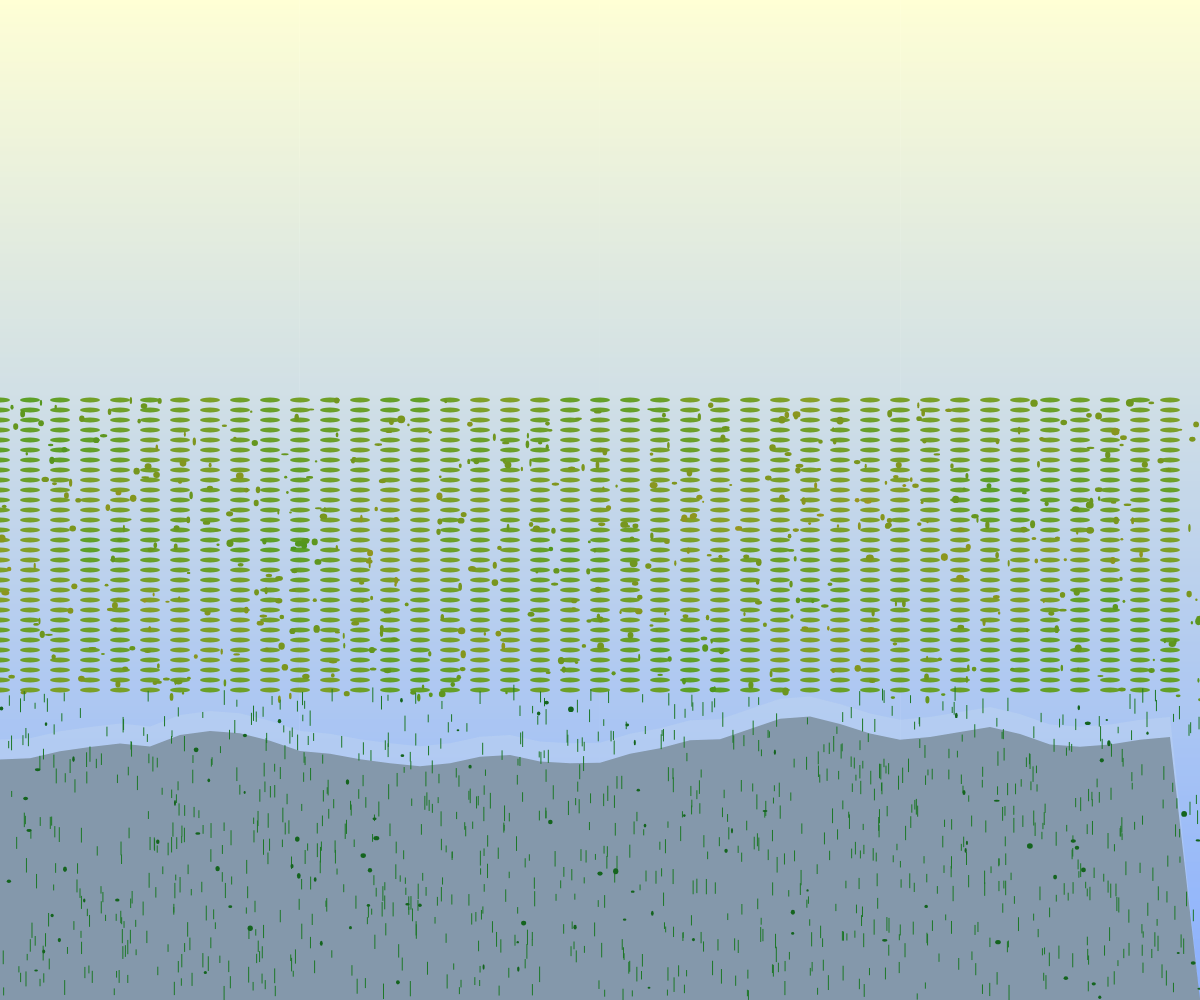
Frame 1 (no input)
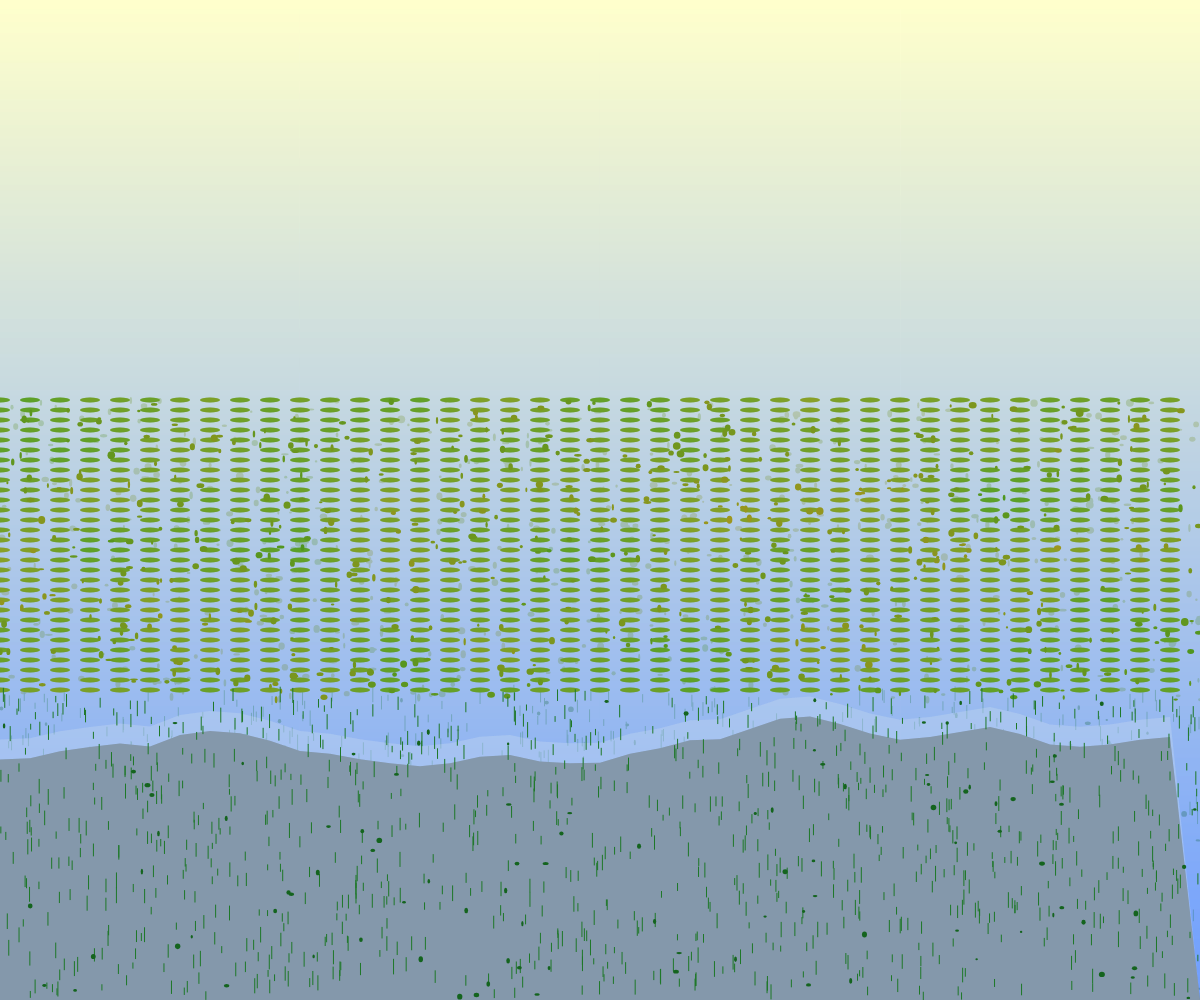
Frame 2 (the mouse pressed at the canvas centre, redrawn once)

The p5.js sketch that drew these frames (run headless with seeded random() and noise() and a simulated clock; the mouse was pressed at the canvas centre and the sketch redrawn once):

// p5.js sketch
// ── sketch.js
function setup() {
  createCanvas(windowWidth, windowHeight);
  noLoop();
}

function draw() {
  // Background gradient for sky
  for (let y = 0; y < height; y++) {
    let inter = map(y, 0, height, 0, 1);
    let c = lerpColor(color(255, 255, 200), color(100, 150, 255), inter);
    stroke(c);
    line(0, y, width, y);
  }

  // Distant mountains with atmospheric mist
  drawMountains();

  // Midground fields with texture
  drawFields();

  // Foreground grass details
  drawGrass();
}

function drawMountains() {
  // Draw a series of mountains with varying heights and colors
  fill(100, 120, 140);
  noStroke();
  beginShape();
  vertex(0, height);
  for (let x = 0; x < width; x += 30) {
    let h = map(noise(x * 0.005, 10), 0, 1, 200, 300);
    vertex(x, height - h);
  }
  vertex(width, height);
  endShape(CLOSE);

  // Mist layer
  fill(200, 220, 240, 80);
  beginShape();
  vertex(0, height);
  for (let x = 0; x < width; x += 30) {
    let h = map(noise(x * 0.005, 10), 0, 1, 220, 320);
    vertex(x, height - h);
  }
  vertex(width, height);
  endShape(CLOSE);
}

function drawFields() {
  // Create rolling fields with varying green hues
  for (let y = height * 0.4; y < height * 0.7; y += 10) {
    let yoff = y * 0.02;
    for (let x = 0; x < width; x += 30) {
      let n = noise(x * 0.01, yoff);
      let greenValue = map(n, 0, 1, 80, 150);
      fill(greenValue, 160, 40);
      noStroke();
      ellipse(x, y, 20, 5);
    }
  }

  // Add some color variation and texture
  for (let i = 0; i < 500; i++) {
    let x = random(width);
    let y = random(height * 0.4, height * 0.7);
    let n = noise(x * 0.01, y * 0.02);
    let greenValue = map(n, 0, 1, 60, 180);
    fill(greenValue, 150, 30);
    noStroke();
    ellipse(x, y, random(2, 8), random(2, 8));
  }
}

function drawGrass() {
  // Draw detailed grass in foreground
  stroke(30, 120, 40);
  strokeWeight(1);
  for (let i = 0; i < 1000; i++) {
    let x = random(width);
    let y = random(height * 0.7, height);
    let h = random(5, 15);
    line(x, y, x, y - h);
  }

  // Add some texture with small patches
  fill(20, 100, 30);
  noStroke();
  for (let i = 0; i < 100; i++) {
    let x = random(width);
    let y = random(height * 0.7, height);
    ellipse(x, y, random(2, 6), random(2, 6));
  }
}
